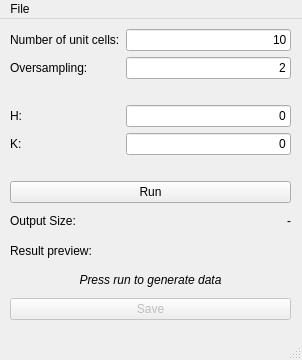
<?xml version="1.0" encoding="UTF-8"?>
<ui version="4.0">
 <class>MainWindow</class>
 <widget class="QMainWindow" name="MainWindow">
  <property name="geometry">
   <rect>
    <x>0</x>
    <y>0</y>
    <width>302</width>
    <height>360</height>
   </rect>
  </property>
  <property name="sizePolicy">
   <sizepolicy hsizetype="MinimumExpanding" vsizetype="MinimumExpanding">
    <horstretch>0</horstretch>
    <verstretch>0</verstretch>
   </sizepolicy>
  </property>
  <property name="windowTitle">
   <string>Laue simulation of a square 2D cristal</string>
  </property>
  <widget class="QWidget" name="centralwidget">
   <property name="sizePolicy">
    <sizepolicy hsizetype="MinimumExpanding" vsizetype="MinimumExpanding">
     <horstretch>1</horstretch>
     <verstretch>1</verstretch>
    </sizepolicy>
   </property>
   <widget class="QWidget" name="formLayoutWidget">
    <property name="geometry">
     <rect>
      <x>10</x>
      <y>10</y>
      <width>281</width>
      <height>291</height>
     </rect>
    </property>
    <layout class="QGridLayout" name="gridLayout">
     <item row="1" column="0">
      <widget class="QLabel" name="oversamplingLabel">
       <property name="text">
        <string>Oversampling:</string>
       </property>
      </widget>
     </item>
     <item row="3" column="0">
      <widget class="QLabel" name="hLabel">
       <property name="text">
        <string>H:</string>
       </property>
      </widget>
     </item>
     <item row="2" column="0" colspan="2">
      <spacer name="horizontalSpacer">
       <property name="orientation">
        <enum>Qt::Horizontal</enum>
       </property>
       <property name="sizeHint" stdset="0">
        <size>
         <width>40</width>
         <height>20</height>
        </size>
       </property>
      </spacer>
     </item>
     <item row="9" column="0" colspan="2">
      <widget class="QLabel" name="_resultLabel">
       <property name="text">
        <string>&lt;i&gt;Press run to generate data&lt;/i&gt;</string>
       </property>
       <property name="alignment">
        <set>Qt::AlignCenter</set>
       </property>
      </widget>
     </item>
     <item row="1" column="1">
      <widget class="IntLineEdit" name="_oversamplingLineEdit">
       <property name="text">
        <string>2</string>
       </property>
       <property name="alignment">
        <set>Qt::AlignRight|Qt::AlignTrailing|Qt::AlignVCenter</set>
       </property>
      </widget>
     </item>
     <item row="8" column="0">
      <widget class="QLabel" name="label">
       <property name="text">
        <string>Result preview:</string>
       </property>
      </widget>
     </item>
     <item row="7" column="1">
      <widget class="QLabel" name="_outputSizeLabel">
       <property name="text">
        <string>-</string>
       </property>
       <property name="alignment">
        <set>Qt::AlignRight|Qt::AlignTrailing|Qt::AlignVCenter</set>
       </property>
       <property name="textInteractionFlags">
        <set>Qt::TextSelectableByMouse</set>
       </property>
      </widget>
     </item>
     <item row="5" column="0" colspan="2">
      <spacer name="horizontalSpacer_2">
       <property name="orientation">
        <enum>Qt::Horizontal</enum>
       </property>
       <property name="sizeHint" stdset="0">
        <size>
         <width>40</width>
         <height>20</height>
        </size>
       </property>
      </spacer>
     </item>
     <item row="7" column="0">
      <widget class="QLabel" name="outputSizeLabel">
       <property name="text">
        <string>Output Size:</string>
       </property>
      </widget>
     </item>
     <item row="3" column="1">
      <widget class="IntLineEdit" name="_hLineEdit">
       <property name="text">
        <string>0</string>
       </property>
       <property name="alignment">
        <set>Qt::AlignRight|Qt::AlignTrailing|Qt::AlignVCenter</set>
       </property>
      </widget>
     </item>
     <item row="4" column="1">
      <widget class="IntLineEdit" name="_kLineEdit">
       <property name="text">
        <string>0</string>
       </property>
       <property name="alignment">
        <set>Qt::AlignRight|Qt::AlignTrailing|Qt::AlignVCenter</set>
       </property>
      </widget>
     </item>
     <item row="6" column="0" colspan="2">
      <widget class="QPushButton" name="_pushButton">
       <property name="text">
        <string>Run</string>
       </property>
      </widget>
     </item>
     <item row="0" column="1">
      <widget class="IntLineEdit" name="_nCellsLineEdit">
       <property name="text">
        <string>10</string>
       </property>
       <property name="alignment">
        <set>Qt::AlignRight|Qt::AlignTrailing|Qt::AlignVCenter</set>
       </property>
      </widget>
     </item>
     <item row="0" column="0">
      <widget class="QLabel" name="ncellsLabel">
       <property name="text">
        <string>Number of unit cells:</string>
       </property>
      </widget>
     </item>
     <item row="4" column="0">
      <widget class="QLabel" name="kLabel">
       <property name="text">
        <string>K:</string>
       </property>
      </widget>
     </item>
     <item row="10" column="0" colspan="2">
      <widget class="QPushButton" name="_saveButton">
       <property name="enabled">
        <bool>false</bool>
       </property>
       <property name="text">
        <string>Save</string>
       </property>
      </widget>
     </item>
    </layout>
   </widget>
  </widget>
  <widget class="QMenuBar" name="menubar">
   <property name="geometry">
    <rect>
     <x>0</x>
     <y>0</y>
     <width>302</width>
     <height>25</height>
    </rect>
   </property>
   <widget class="QMenu" name="menuFile">
    <property name="title">
     <string>File</string>
    </property>
    <addaction name="_saveAction"/>
    <addaction name="separator"/>
    <addaction name="_quitAction"/>
   </widget>
   <addaction name="menuFile"/>
  </widget>
  <widget class="QStatusBar" name="statusbar"/>
  <action name="_saveAction">
   <property name="enabled">
    <bool>false</bool>
   </property>
   <property name="text">
    <string>Save</string>
   </property>
   <property name="shortcut">
    <string>Ctrl+S</string>
   </property>
  </action>
  <action name="_quitAction">
   <property name="text">
    <string>Quit</string>
   </property>
   <property name="shortcut">
    <string>Ctrl+Q</string>
   </property>
  </action>
 </widget>
 <customwidgets>
  <customwidget>
   <class>IntLineEdit</class>
   <extends>QLineEdit</extends>
   <header>intLineEdit.h</header>
  </customwidget>
 </customwidgets>
 <resources/>
 <connections/>
</ui>
